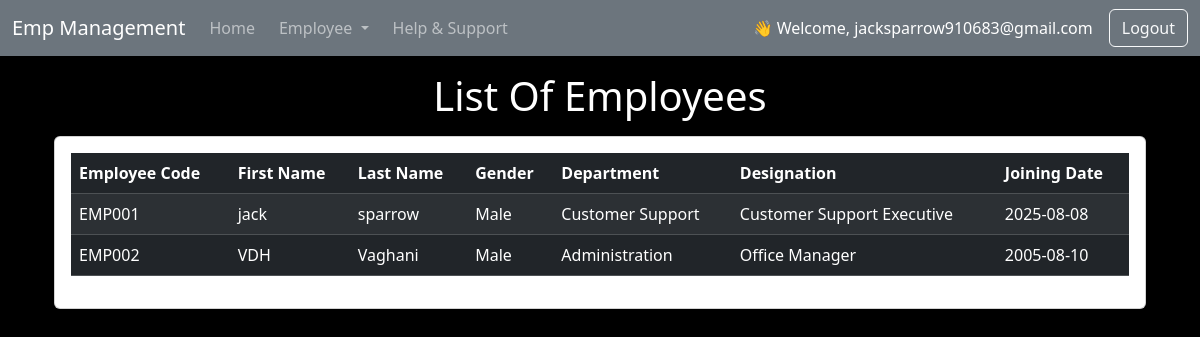
The page /emp/view-emp/ (signed in) on the database its author committed.
### emp/models.py (models this page shows, shortened)
class Emp(models.Model):
    user = models.OneToOneField(User, on_delete=models.CASCADE, unique=True)  # <--- Only one Emp per user
    emp_id = models.AutoField(primary_key=True)
    emp_code = models.CharField(max_length=10, unique=True, editable=False, null=True, blank=True) # Format: EMP001, EMP002, etc.
    f_name = models.CharField(max_length=100)
    l_name = models.CharField(max_length=100)
    gender = models.CharField(max_length=10)
    phone = models.CharField(max_length=15, unique=True)
    email = models.EmailField(max_length=50, unique=True)
    address = models.CharField(max_length=100)
    department = models.CharField(max_length=50)
    designation = models.CharField(max_length=50)
    joining_date = models.DateField()

### emp/views.py (the view)
# urls.py: path("view-emp/", views.view_emp, name="view_emp"),
@login_required(login_url='/emp/login/')
def view_emp(request):
    emps = Emp.objects.all()  # Show all employees to everyone
    return render(request, 'emp/view_emp.html', {'emps': emps})

### templates/emp/view_emp.html (shortened to what this page needs)
<!doctype html>
<html lang="en">
<head>
    <link href="https://cdn.jsdelivr.net/npm/bootstrap@5.3.7/dist/css/bootstrap.min.css" rel="stylesheet"
>
</head>
<body style="background-color: black;" class="text-white table-dark table-striped">
    {% include 'emp/navbar.html' %}
    <div class="container">
        <h1 class="text-center my-3">List Of Employees</h1>
        <div class="container">
            <div class="col-md-12">
                <div class="card">
                    <div class="card-body">
                        <table class="table table-dark table-striped">
                            <thead>
                                <tr>
                                    <th>Employee Code</th>
                                    <th>First Name</th>
                                    <th>Last Name</th>
                                    <th>Gender</th>
                                    <th>Department</th>
                                    <th>Designation</th>
                                    <th>Joining Date</th>
                                </tr>
                            </thead>
                            <tbody>
                                {% for e in emps %}
                                <tr>
                                    <td>{{ e.emp_code }}</td>
                                    <td>{{ e.f_name }}</td>
                                    <td>{{ e.l_name }}</td>
                                    <td>{{ e.gender }}</td>
                                    <td>{{ e.department }}</td>
                                    <td>{{ e.designation }}</td>
                                    <td>{{ e.joining_date|date:'Y-m-d' }}</td>
                                </tr>
                                {% endfor %}
                            </tbody>
                        </table>
                    </div>
                </div>
            </div>
        </div>
    </div>
</body>
</html>

### templates/emp/navbar.html (shortened to what this page needs)
<nav class="navbar navbar-expand-lg navbar-dark bg-secondary">
  <div class="container-fluid">
    <a class="navbar-brand">Emp Management</a>
    <div class="collapse navbar-collapse" id="navbarSupportedContent">
      <ul class="navbar-nav me-auto mb-2 mb-lg-0 gap-2">
        <li class="nav-item">
          <a href="/emp/home/" class="nav-link">Home</a>
        </li>
        <li class="nav-item dropdown">
          <a class="nav-link dropdown-toggle" href="#" id="moreDropdown" role="button" data-bs-toggle="dropdown"
            aria-expanded="false">
            Employee
          </a>
        </li>
        <li class="nav-item">
          {% if user.is_authenticated %}
            <a href="/emp/help_support/" class="nav-link">Help & Support</a>
          {% else %}
            <a href="/emp/guest-help-support/" class="nav-link">Help & Support</a>
          {% endif %}
        </li>
      </ul>
      <div class="d-flex align-items-center gap-2">
        {% if user.is_authenticated %}
          <span class="text-white me-2">👋 Welcome, {{ user.first_name|default:user.username }}</span>
          <a href="/emp/logout/" class="btn btn-outline-light">Logout</a>
        {% else %}
          <a href="/emp/login/" class="btn btn-outline-light">Login</a>
          <a href="/emp/register/" class="btn btn-light text-dark">Signup</a>
        {% endif %}
      </div>
    </div>
  </div>
</nav>

### templates/emp/navbar.html (style rules this page uses)
.nav-link { transition: 0.3s; }

### rows shown on the page
Emp: emp_code "EMP001", f_name "jack", l_name "sparrow", gender "Male", department "Customer Support", designation "Customer Support Executive", joining_date "2025-08-08"
Emp: emp_code "EMP002", f_name "VDH", l_name "Vaghani", gender "Male", department "Administration", designation "Office Manager", joining_date "2005-08-10"

### other values the page prints
{{ user.first_name|default:user.username }} "jacksparrow910683@gmail.com"
